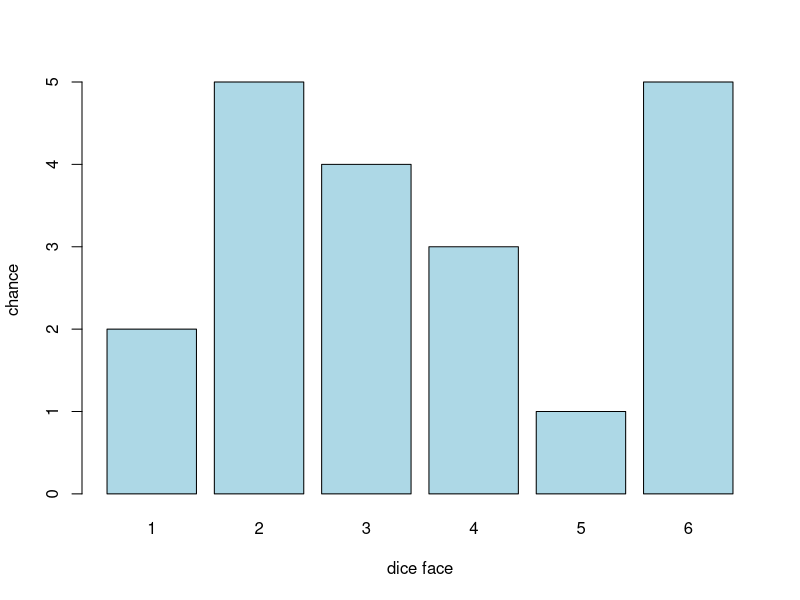
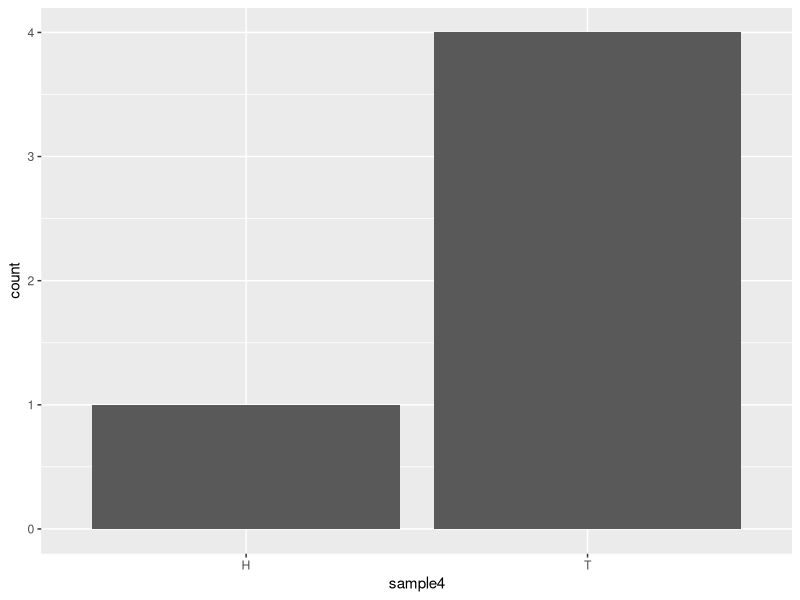

Source code (R) for these figures, in order:
## ---- chunk 1
set.seed(1)  # This ensures the same simulation, "1" can be whatever you choose

# Simulate 1 fair coin toss
sample(c("H", "T"), 1, replace = T)

# Simulate 1 biased coin toss
sample(c("H", "T"), 1, replace = T,prob = c(0.9, 0.1))

# Simulate 10 fair coin tosses, and summarise chances in a table.

## Option1
sample1 = sample(c("H", "T"), 10,replace=T)
table(sample1)/10

## Option 2
sample2 = replicate(10, sample(c("H", "T"),1,replace=T))
table(sample2)/10

## Option 3
sample3 = rbinom(n = 10, 1, 0.5)
table(sample3)/10
## ---- chunk 2
# The chance of getting 4 events is:
dbinom(4,10,0.3)  # dbinom(x,n,p)

# The chance of getting less than or equal to 5 events is:
pbinom(5,10,0.3)    # pbinom(x,n,p)
## ---- chunk 3
# Simulate the 20 throws of the fair dice
set.seed(100)
sample3 = sample(c(1:6), 20, replace = T)
table(sample3)
barplot(table(sample3), xlab="dice face", ylab="chance", col= "lightblue")
## ---- chunk 4
# Simulate the 5 throws of the biased coin
## ---- chunk 5
library(ggplot2)
set.seed(99)
sample4 = sample(c("H", "T"), 5, replace = T,prob = c(0.2, 0.8))
ggplot(as.data.frame(sample4), aes(x = sample4))+
  geom_bar()
